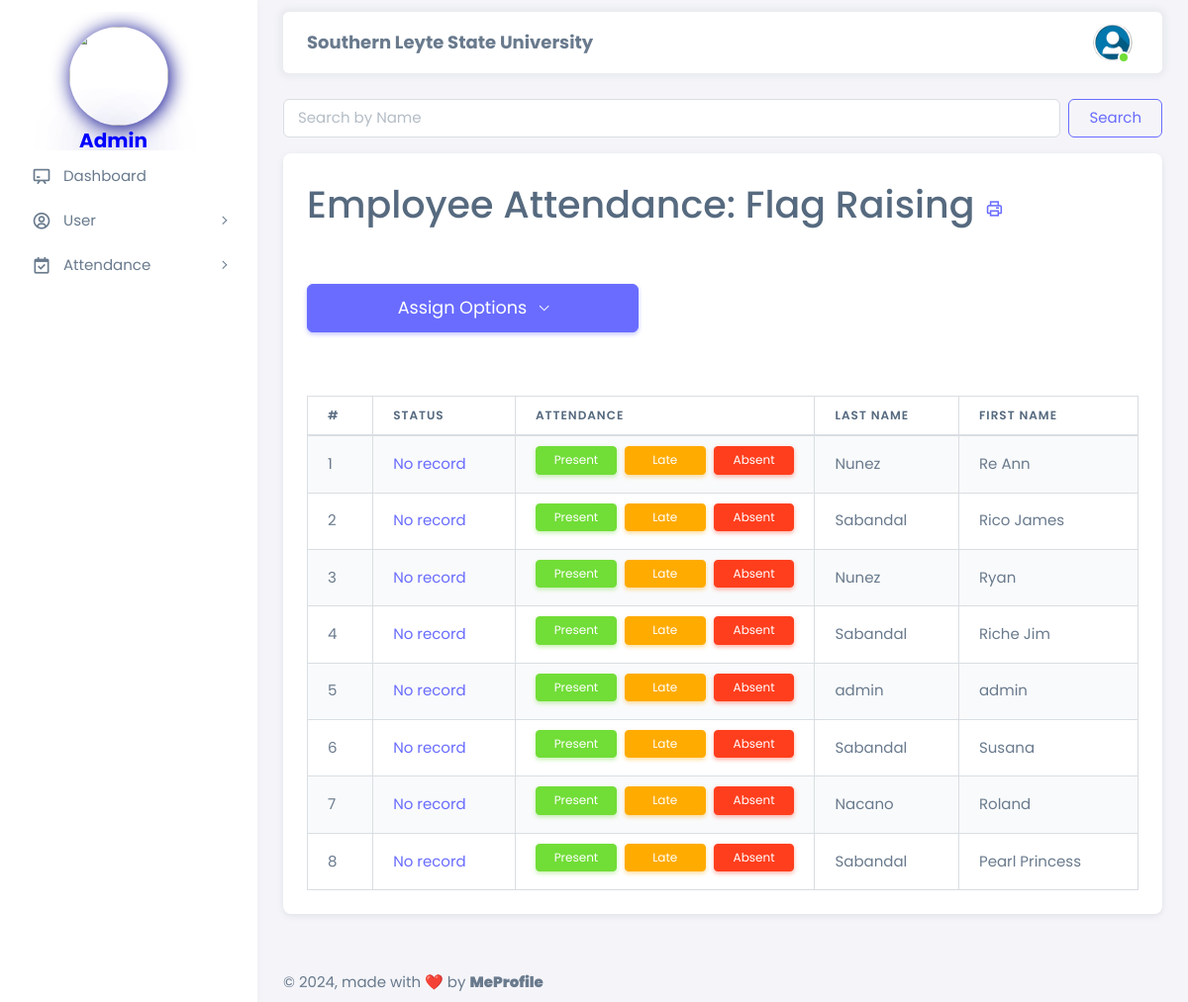
The app's page /html/admin/attendance_flag.php (signed in) with its own data.
### tables this page shows
CREATE TABLE `employee_registration` (
  `employee_id` int NOT NULL,
  `first_name` varchar(50) NOT NULL,
  `last_name` varchar(50) NOT NULL,
  `email` varchar(100) NOT NULL,
  `password` varchar(255) NOT NULL,
  `phone_number` varchar(15) DEFAULT NULL,
  `department` varchar(50) DEFAULT NULL,
  `position` varchar(50) DEFAULT NULL,
  `is_admin` tinyint(1) NOT NULL DEFAULT '0',
  `hire_date` date DEFAULT NULL,
  `address` varchar(255) DEFAULT NULL,
  `city` varchar(100) DEFAULT NULL,
  `postal_code` varchar(20) DEFAULT NULL,
  `country` varchar(50) DEFAULT NULL,
  `date_of_birth` date DEFAULT NULL,
  `gender` varchar(10) DEFAULT NULL,
  `emergency_contact_name` varchar(100) DEFAULT NULL,
  `emergency_contact_number` varchar(15) DEFAULT NULL,
  `created_at` timestamp NULL DEFAULT CURRENT_TIMESTAMP,
  `updated_at` timestamp NULL DEFAULT CURRENT_TIMESTAMP ON UPDATE CURRENT_TIMESTAMP,
  `is_assigned` tinyint(1) NOT NULL DEFAULT '0',
  `is_assigned_department` tinyint(1) NOT NULL DEFAULT '0'
);

### html/admin/attendance_flag.php (the view, shortened to what this page needs)
<?php
require '../config.php';
$search = '';
if (isset($_GET['search']) && !empty($_GET['search'])) {
    $search = sanitize_input($_GET['search']);
    $sql = "SELECT e.employee_id, e.first_name, e.last_name, COALESCE(f.attendance_status, 'no record') AS attendance_status
            FROM employee_registration e
            LEFT JOIN (
                SELECT employee_id, MAX(attendance_date) AS max_date
                FROM employee_attendance_flag
                WHERE DATE(attendance_date) = CURDATE()
                GROUP BY employee_id
            ) af ON e.employee_id = af.employee_id
            LEFT JOIN employee_attendance_flag f ON af.employee_id = f.employee_id AND af.max_date = f.attendance_date
            WHERE e.first_name LIKE ? OR e.last_name LIKE ?";
    $stmt = $conn->prepare($sql);
    $search_param1 = "%" . $search . "%";
    $search_param2 = "%" . $search . "%";
    $stmt->bind_param("ss", $search_param1, $search_param2);
} else {
    $sql = "SELECT e.employee_id, e.first_name, e.last_name, COALESCE(f.attendance_status, 'no record') AS attendance_status
            FROM employee_registration e
            LEFT JOIN (
                SELECT employee_id, MAX(attendance_date) AS max_date
                FROM employee_attendance_flag
                WHERE DATE(attendance_date) = CURDATE()
                GROUP BY employee_id
            ) af ON e.employee_id = af.employee_id
            LEFT JOIN employee_attendance_flag f ON af.employee_id = f.employee_id AND af.max_date = f.attendance_date";
    $stmt = $conn->prepare($sql);
}
$stmt->execute();
$result = $stmt->get_result();
?>
<!DOCTYPE html>
<html lang="en" class="light-style layout-menu-fixed" dir="ltr" data-theme="theme-default" data-assets-path="../assets/" data-template="vertical-menu-template-free">
<head>
    <link rel="stylesheet" href="https://cdn.jsdelivr.net/npm/sweetalert2@11/dist/sweetalert2.min.css">
    <link rel="stylesheet" href="../../assets/vendor/fonts/boxicons.css" />
    <link rel="stylesheet" href="../../assets/vendor/css/core.css" class="template-customizer-core-css" />
    <link rel="stylesheet" href="../../assets/vendor/css/theme-default.css" class="template-customizer-theme-css" />
    <link rel="stylesheet" href="../../assets/css/demo.css" />
    <link rel="stylesheet" href="../../assets/vendor/libs/perfect-scrollbar/perfect-scrollbar.css" />
    <link rel="stylesheet" href="../../assets/vendor/libs/apex-charts/apex-charts.css" />
    <link rel="stylesheet" href="https://cdnjs.cloudflare.com/ajax/libs/font-awesome/5.15.4/css/all.min.css">
    <link rel="stylesheet" href="https://cdnjs.cloudflare.com/ajax/libs/font-awesome/6.0.0/css/all.min.css">
</head>
<body>
    <div class="layout-wrapper layout-content-navbar">
        <div class="layout-container">
            <?php include('../navbar/admin/sidenavbar.php'); ?>
            <div class="layout-page">
                <?php include('../navbar/admin/navbar.php'); ?>
                <div class="content-wrapper">
                    <div class="container-xxl flex-grow-1 container-p-y">
                        <div class="row mb-3">
                            <div class="col-lg-12">
                                <form class="d-flex" method="GET" action="<?php echo htmlspecialchars($_SERVER["PHP_SELF"]); ?>">
                                    <input class="form-control me-2" type="search" placeholder="Search by Name" aria-label="Search" name="search" value="<?php echo htmlspecialchars($search); ?>">
                                    <button class="btn btn-outline-primary" type="submit">Search</button>
                                </form>
                            </div>
                        </div>
                        <div class="row">
                            <div class="col-lg-12 mb-4">
                                <div class="card">
                                    <div class="card-body">
                                        <h1 class="mb-0">
                                            <?php
                                            $today = date('N');
                                            $flagType = ($today == 5) ? 'Flag Retreat' : 'Flag Raising';
                                            echo "Employee Attendance: $flagType";
                                            ?>
                                            <div class="dropdown d-inline">
                                                <button class="btn btn-link text-decoration-none p-0" type="button" id="dropdownMenuButton" data-bs-toggle="dropdown" aria-expanded="false">
                                                    <i class="bx bx-printer"></i>
                                                </button>
                                            </div>
                                        </h1>
                                    </div>
                                    <div class="col">
                                        <div class="row justify-content-start align-items-start p-4">
                                            <div class="col">
                                                <div class="row justify-content-start align-items-start">
                                                    <div class="col-lg-5 mb-0 text-start">
                                                        <div class="dropdown mb-3">
                                                            <button class="btn btn-primary dropdown-toggle w-100" type="button" id="assignDropdown" data-bs-toggle="dropdown" aria-expanded="false">
                                                                Assign Options
                                                            </button>
                                                        </div>
                                                    </div>
                                                </div>
                                            </div>
                                        </div>
                                        <div class="table-responsive p-4">
                                            <table class="table table-bordered table-striped">
                                                <thead>
                                                    <tr>
                                                        <th>#</th>
                                                        <th>Status</th>
                                                        <th>Attendance</th>
                                                        <th>Last Name</th>
                                                        <th>First Name</th>
                                                    </tr>
                                                </thead>
                                                <tbody id="employeeTableBody">
                                                    <?php
                                                    $index = 0;
                                                    while ($row = $result->fetch_assoc()) :
                                                        $index++;
                                                    ?>
                                                    <tr id="employee_<?php echo $row['employee_id']; ?>">
                                                        <td><?php echo $index; ?></td>
                                                        <td>
                                                            <?php
                                                            $status = htmlspecialchars($row['attendance_status']);
                                                            $statusClass = '';
                                                            switch ($status) {
                                                                default:
                                                                    $statusClass = 'text-primary';
                                                                    break;
                                                                }
                                                            ?>
                                                            <span class="<?php echo $statusClass; ?>" id="status_<?php echo $row['employee_id']; ?>">
                                                                <?php echo ucfirst($status); ?>
                                                            </span>
                                                        </td>
                                                        <td>
                                                            <form id="attendanceForm_<?php echo $row['employee_id']; ?>" class="attendance-form">
                                                                <div class="row g-2">
                                                                    <div class="col mb-1">
                                                                        <button type="button" class="btn btn-success btn-sm mark-attendance w-100 mb-0.5" data-status="present">
                                                                            <span class="d-none d-sm-inline">Present</span>
                                                                        </button>
                                                                    </div>
                                                                    <div class="col mb-1">
                                                                        <button type="button" class="btn btn-warning btn-sm mark-attendance w-100 mb-0.5" data-status="late">
                                                                            <span class="d-none d-sm-inline">Late</span>
                                                                        </button>
                                                                    </div>
                                                                    <div class="col mb-1">
                                                                        <button type="button" class="btn btn-danger btn-sm mark-attendance w-100 mb-1" data-status="absent">
                                                                            <span class="d-none d-sm-inline">Absent</span>
                                                                        </button>
                                                                    </div>
                                                                </div>
                                                            </form>
                                                        </td>
                                                        <td><?php echo htmlspecialchars($row['last_name']); ?></td>
                                                        <td><?php echo htmlspecialchars($row['first_name']); ?></td>
                                                    </tr>
                                                    <?php endwhile; ?>
                                                </tbody>
                                            </table>
                                        </div>
                                    </div>
                                </div>
                            </div>
                        </div>
                    </div>
                </div>
                <footer class="content-footer footer bg-footer-theme">
                    <div class="container-xxl d-flex flex-wrap justify-content-between py-2 flex-md-row flex-column">
                        <div class="mb-2 mb-md-0">
                            ©
                            , made with ❤️ by
                            <a href="https://www.facebook.com/james.jeager.3" target="_blank" class="footer-link fw-bolder">MeProfile</a>
                        </div>
                    </div>
                </footer>
            </div>
        </div>
    </div>
</body>
</html>

### html/admin/attendance_flag.php (style rules this page uses)
.dropdown-toggle { font-size: 1.1rem; padding: 10px 15px; }
body, .navbar, .card, .btn, .form-control, .dropdown-menu, .avatar, .dropdown-item, .navbar-dropdown, .nav-link, .menu-item, .menu-link, .menu-sub, .status-icon { font-family: 'Poppins', sans-serif; }

### records on screen
employee_registration: status "No record", last_name "Nunez", first_name "Re Ann"
employee_registration: status "No record", last_name "Sabandal", first_name "Rico James"
employee_registration: status "No record", last_name "Nunez", first_name "Ryan"
employee_registration: status "No record", last_name "Sabandal", first_name "Riche Jim"
employee_registration: status "No record", last_name "admin", first_name "admin"
employee_registration: status "No record", last_name "Sabandal", first_name "Susana"
employee_registration: status "No record", last_name "Nacano", first_name "Roland"
employee_registration: status "No record", last_name "Sabandal", first_name "Pearl Princess"
